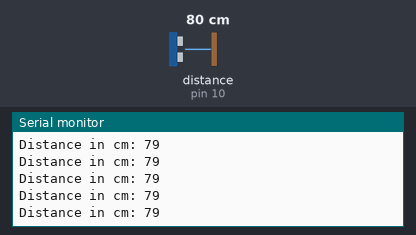
The sketch below on a simulated Arduino Uno, built with avr-gcc and run on an emulated ATmega328P. On the bench: the last lines printed to the serial monitor. Wiring (inferred from the names in the program): ultrasonic range finder: trigger pin 9; echo pin 10. The inputs (shaded band) are chosen by the test bench; at power-on: distance to the obstacle (sensor on pin 10) 80 cm. The echo pulse lasts 58.3 µs per cm.

Above: at 1.2 s.
1.3 s: distance to the obstacle (sensor on pin 10) set to 2 cm
At 2.0 s:
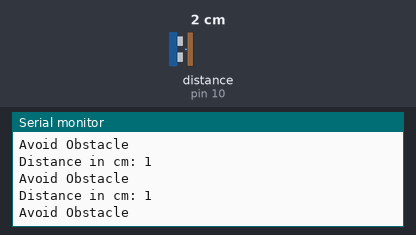
2.9 s: distance to the obstacle (sensor on pin 10) set to 18 cm
At 3.5 s:
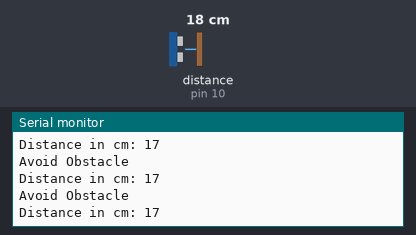
5.9 s: distance to the obstacle (sensor on pin 10) set to 4 cm
At 7.0 s:
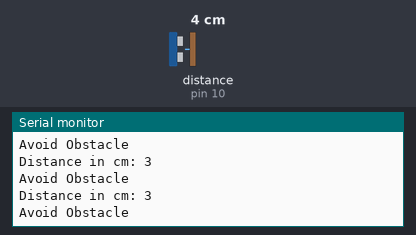
8.9 s: distance to the obstacle (sensor on pin 10) set to 35 cm
At 9.5 s:
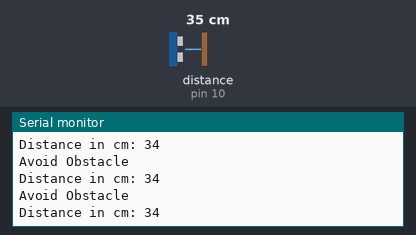
11.9 s: distance to the obstacle (sensor on pin 10) set to 9 cm
At 12.8 s:
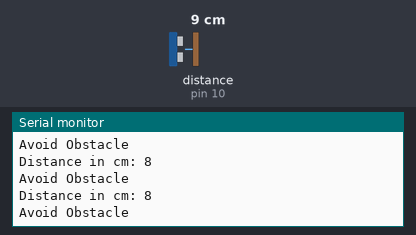
14.9 s: distance to the obstacle (sensor on pin 10) set to 60 cm
At 15.8 s:
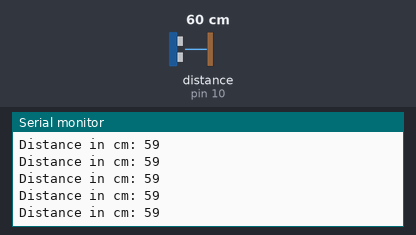
Timing chart, 0 to 17.9 s (numbered marks = the images above; inputs shaded):
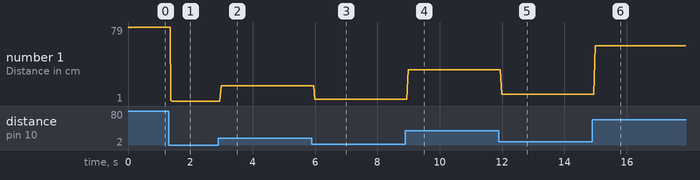

The sketch:

ultrasonic_test.ino
```cpp
// PINS NOT CORRECT
#define US_Trig 9
#define US_Echo 10

unsigned long US_duration;
int US_distance;
float SPEED_OF_SOUND = 0.034; // cm/s
float OBSTACLE_THRESHOLD = 57.0; // cm

void setup() {
  pinMode(US_Trig, OUTPUT);
  pinMode(US_Echo, INPUT);
  Serial.begin(9600);
}

void loop() {

  float obstruction_distance = get_obstruction_distance();
  Serial.print("Distance in cm: ");
  Serial.println(US_distance);


  if(obstruction_distance <= OBSTACLE_THRESHOLD){
    Serial.print("Avoid Obstacle\n\n\n");
  }

}

float get_obstruction_distance(){
  // clear output of US sensor briefly
  digitalWrite(US_Trig, LOW);
  delayMicroseconds(2);

  // generate ultrasound wave
  digitalWrite(US_Trig, HIGH);
  delayMicroseconds(10);
  digitalWrite(US_Trig, LOW);

  // init wave reading vars
  US_duration = pulseIn(US_Echo, HIGH);
  US_distance = US_duration*SPEED_OF_SOUND/2;

  return US_distance;
}
```

Measured:
- after the input at 1.3 s, the serial monitor: prints a new line after 0.08 s (image 1)
- after the input at 2.9 s, the serial monitor: prints a new line after 0.09 s (image 2)
- after the input at 5.9 s, the serial monitor: prints a new line after 0.09 s (image 3)
- after the input at 8.9 s, the serial monitor: prints a new line after 0.08 s (image 4)
- after the input at 11.9 s, the serial monitor: prints a new line after 0.09 s (image 5)
- after the input at 14.9 s, the serial monitor: prints a new line after 0.08 s (image 6)
- plotted number 1: 79 → 1 after the input at 1.3 s, 1 → 17 after the input at 2.9 s, 17 → 3 after the input at 5.9 s, 3 → 34 after the input at 8.9 s, 34 → 8 after the input at 11.9 s
